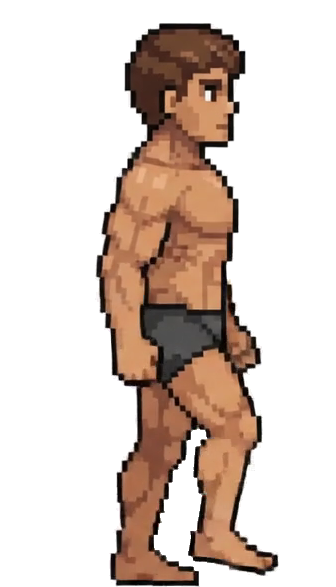
#> input picture assets/male_walk_0.png, 336 x 587 px; its folder holds 4 pictures in this run
$ python normalize_side_frames.py
#> lines starting #> are read from the running program, lines starting #| are printed output that depends on the picture
#!/usr/bin/env python3
"""One-off cleanup for the video-derived side-view frames (run once; safe to re-run):
  * male_walk_*  : remove leftover white background blobs, give every frame the same canvas
                   (587px tall like male_right.png, torso centred) so the character no longer
                   jitters sideways or changes size from frame to frame.
  * male_attack_*: same height as the standing pose (bottom-aligned), so the swing keeps the
                   body at the same scale.  Widths are kept as drawn.
"""
import os, glob
import numpy as np
from PIL import Image
from scipy import ndimage as ndi

A = os.path.join(os.path.dirname(os.path.abspath(__file__)), "..", "assets")
H = 587

def clean_white(arr):
    rgb, a = arr[..., :3].astype(int), arr[..., 3]
    white = (a > 40) & (rgb.min(2) > 215)
    lab, n = ndi.label(white)
    if not n: return arr
    sizes = ndi.sum(white, lab, range(1, n + 1))
    kill = np.isin(lab, [i + 1 for i, s in enumerate(sizes) if s >= 150])      # big blobs = background leftovers (eye whites are tiny)
    halo = ndi.binary_dilation(kill, iterations=2) & (rgb.min(2) > 175) & (a > 0)
    arr[kill | halo, 3] = 0
    return arr

def to_canvas(arr, w, x_off):
    out = np.zeros((H, w, 4), np.uint8); h = arr.shape[0]
    out[H - h:, x_off:x_off + arr.shape[1]] = arr                                # bottom-aligned
    return out

walk = [np.array(Image.open(f"{A}/male_walk_{i}.png").convert("RGBA")) for i in range(8)]
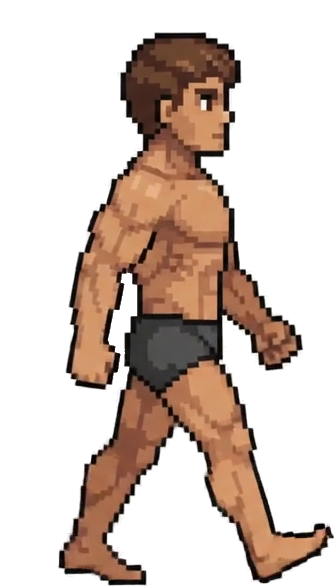
#> input picture assets/male_walk_1.png, 336 x 587 px
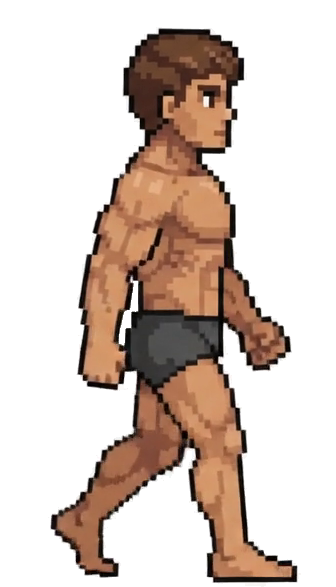
#> input picture assets/male_walk_2.png, 336 x 587 px
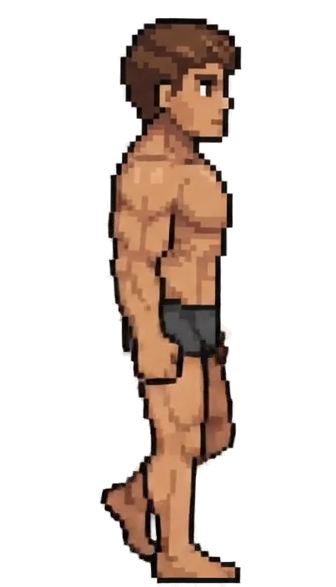
#> input picture assets/male_walk_3.png, 336 x 587 px
#> (the run stopped early here; a loop or call above may not have finished)
